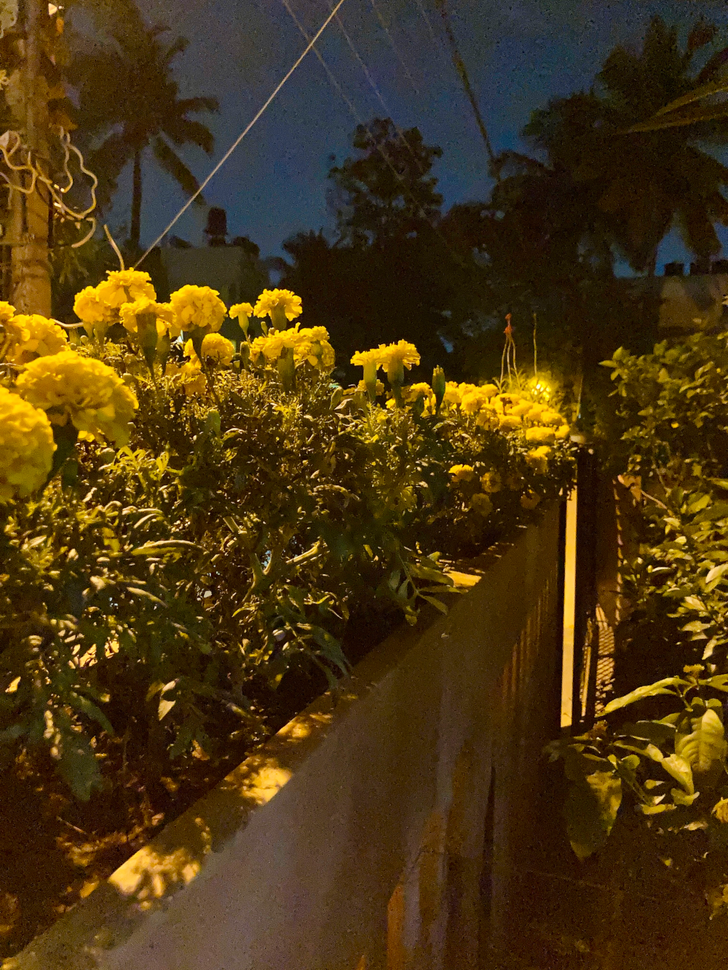
%> input picture Images/flowers1000.png, 728 x 970 px, shrunk from 1000 x 1333 before the run; the run also reads 1 picture not shown here
$ octave parameters.m   (GNU Octave 9; MATLAB toolbox functions it lacks are replaced by stand-ins)
%> lines starting %> are read from the running program, lines starting %| are printed output that depends on the picture
clc; clear; close all;

rgbImage1 = imread('Images/flowers1000.png');
%> rgbImage1 is the input picture: size 970x728x3 uint8; mean R, G, B 75.5, 54.4, 18.5
rgbImage2 = imread('FILTERED.png');

if size(rgbImage1, 3) == 1
    originalImage = rgbImage1;
    distortedImage = rgbImage2;
    originalImage = im2gray(originalImage);
    distortedImage = im2gray(distortedImage);
else
   originalImage = rgb2ycbcr(rgbImage1);
%> originalImage: size 970x728x3 uint8; mean of channels 1, 2, 3 64.6, 109.1, 139.8
   originalImage = originalImage(:,:,1);
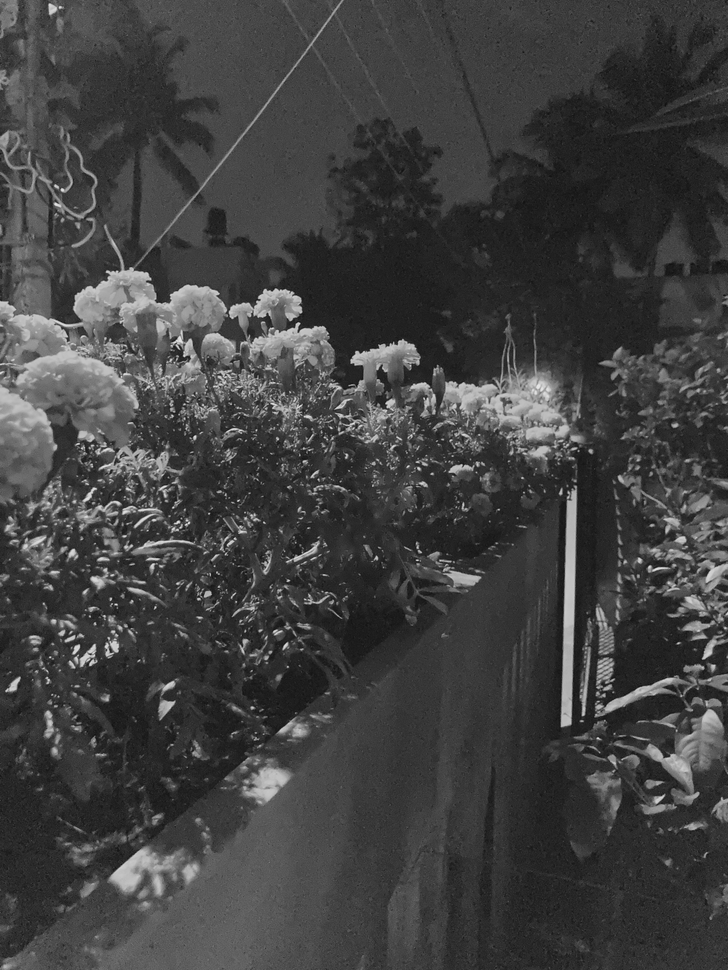
%> originalImage: size 970x728 uint8; min 16, max 231, mean 64.6
   distortedImage = rgb2ycbcr(rgbImage2);
%> distortedImage: size 970x728x3 uint8; mean of channels 1, 2, 3 62, 110.2, 140
   distortedImage = distortedImage(:,:,1);
%> distortedImage: size 970x728 uint8
end

squared_diff = (double(originalImage) - double(distortedImage)).^2;
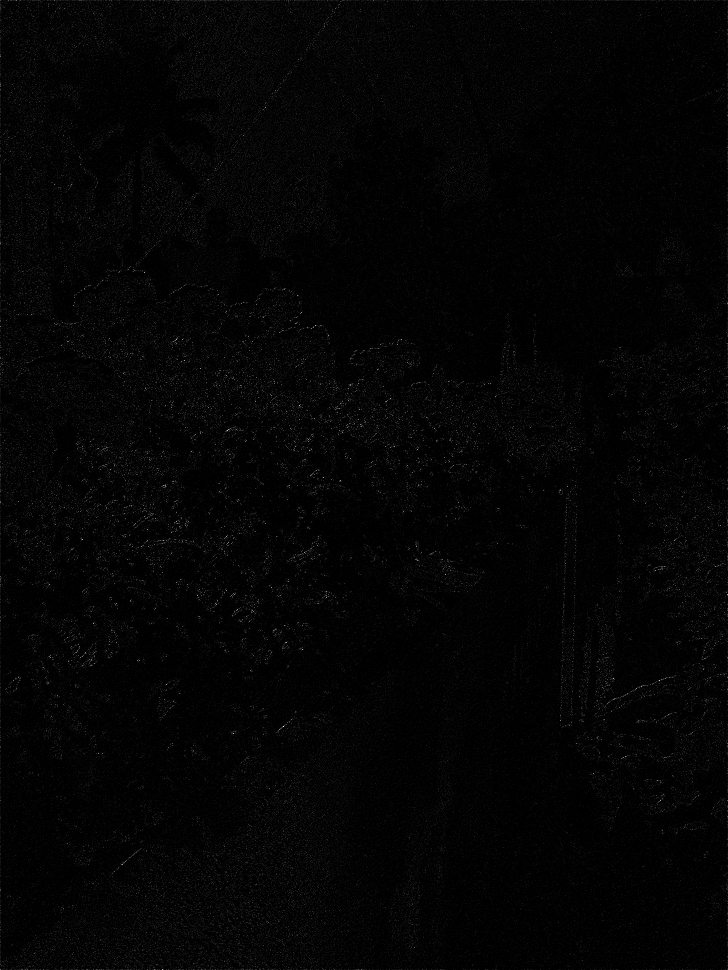
%> squared_diff: size 970x728 double; min 0, max 4489, mean 75; drawn with min black and max white
mse = sum(squared_diff(:)) / (numel(double(originalImage)));
%> mse = 74.97
psnr = 10 * log10((255^2) / mse);
%> psnr = 29.38
md = max(abs(double(originalImage(:)) - double(distortedImage(:))));
%> md = 67
nae = sqrt(mse) / md;
%> nae = 0.129
ssimValue = ssim(distortedImage, originalImage);
%> ssimValue = 0.751

figure;
axis off;
sgtitle('Image Quality Metrics');
text(0.1, 0.9, sprintf('MSE: %.3f', mse),'FontSize',16);
text(0.1, 0.8, sprintf('PSNR: %.3f dB', psnr),'FontSize',16);
text(0.1, 0.7, sprintf('MD: %.3f', md),'FontSize',16);
text(0.1, 0.6, sprintf('NAE: %.3f', nae),'FontSize',16);
text(0.1, 0.5, sprintf('SSIM: %.3f', ssimValue),'FontSize',16);
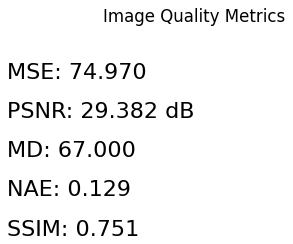
%> figure redrawn from the program's plot data
